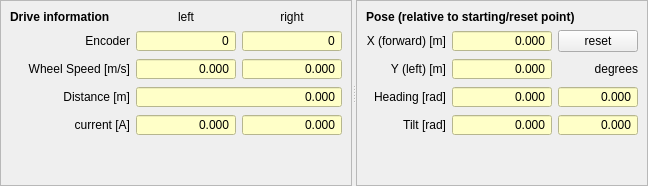
           <widget class="QSplitter" name="splitter_8">
            <property name="orientation">
             <enum>Qt::Horizontal</enum>
            </property>
            <widget class="QFrame" name="frame_9">
             <property name="frameShape">
              <enum>QFrame::StyledPanel</enum>
             </property>
             <property name="frameShadow">
              <enum>QFrame::Sunken</enum>
             </property>
             <layout class="QGridLayout" name="gridLayout_14">
              <item row="0" column="0">
               <widget class="QLabel" name="label_33">
                <property name="font">
                 <font>
                  <weight>75</weight>
                  <bold>true</bold>
                 </font>
                </property>
                <property name="text">
                 <string>Drive information</string>
                </property>
               </widget>
              </item>
              <item row="0" column="1">
               <widget class="QLabel" name="label_35">
                <property name="text">
                 <string>left</string>
                </property>
                <property name="alignment">
                 <set>Qt::AlignCenter</set>
                </property>
                <property name="buddy">
                 <cstring>robot_wheel_radius_left</cstring>
                </property>
               </widget>
              </item>
              <item row="0" column="2">
               <widget class="QLabel" name="label_34">
                <property name="text">
                 <string>right</string>
                </property>
                <property name="alignment">
                 <set>Qt::AlignCenter</set>
                </property>
                <property name="buddy">
                 <cstring>robot_wheel_radius_right</cstring>
                </property>
               </widget>
              </item>
              <item row="1" column="0">
               <widget class="QLabel" name="label_22">
                <property name="text">
                 <string>Encoder</string>
                </property>
                <property name="alignment">
                 <set>Qt::AlignRight|Qt::AlignTrailing|Qt::AlignVCenter</set>
                </property>
               </widget>
              </item>
              <item row="1" column="1">
               <widget class="QSpinBox" name="robot_enc_left">
                <property name="minimumSize">
                 <size>
                  <width>100</width>
                  <height>0</height>
                 </size>
                </property>
                <property name="styleSheet">
                 <string notr="true">background-color: rgb(255, 255, 200);</string>
                </property>
                <property name="alignment">
                 <set>Qt::AlignRight|Qt::AlignTrailing|Qt::AlignVCenter</set>
                </property>
                <property name="readOnly">
                 <bool>true</bool>
                </property>
                <property name="buttonSymbols">
                 <enum>QAbstractSpinBox::NoButtons</enum>
                </property>
                <property name="minimum">
                 <number>-2147483647</number>
                </property>
                <property name="maximum">
                 <number>2147483647</number>
                </property>
               </widget>
              </item>
              <item row="1" column="2">
               <widget class="QSpinBox" name="robot_enc_right">
                <property name="minimumSize">
                 <size>
                  <width>100</width>
                  <height>0</height>
                 </size>
                </property>
                <property name="styleSheet">
                 <string notr="true">background-color: rgb(255, 255, 200);</string>
                </property>
                <property name="alignment">
                 <set>Qt::AlignRight|Qt::AlignTrailing|Qt::AlignVCenter</set>
                </property>
                <property name="readOnly">
                 <bool>true</bool>
                </property>
                <property name="buttonSymbols">
                 <enum>QAbstractSpinBox::NoButtons</enum>
                </property>
                <property name="minimum">
                 <number>-2147483647</number>
                </property>
                <property name="maximum">
                 <number>2147483647</number>
                </property>
               </widget>
              </item>
              <item row="2" column="0">
               <widget class="QLabel" name="label_25">
                <property name="minimumSize">
                 <size>
                  <width>120</width>
                  <height>0</height>
                 </size>
                </property>
                <property name="text">
                 <string>Wheel Speed [m/s]</string>
                </property>
                <property name="alignment">
                 <set>Qt::AlignRight|Qt::AlignTrailing|Qt::AlignVCenter</set>
                </property>
                <property name="buddy">
                 <cstring>robot_wheel_vel_left</cstring>
                </property>
               </widget>
              </item>
              <item row="2" column="1">
               <widget class="QDoubleSpinBox" name="robot_wheel_vel_left">
                <property name="minimumSize">
                 <size>
                  <width>100</width>
                  <height>0</height>
                 </size>
                </property>
                <property name="styleSheet">
                 <string notr="true">background-color: rgb(255, 255, 200);</string>
                </property>
                <property name="locale">
                 <locale language="C" country="AnyCountry"/>
                </property>
                <property name="alignment">
                 <set>Qt::AlignRight|Qt::AlignTrailing|Qt::AlignVCenter</set>
                </property>
                <property name="readOnly">
                 <bool>true</bool>
                </property>
                <property name="buttonSymbols">
                 <enum>QAbstractSpinBox::NoButtons</enum>
                </property>
                <property name="decimals">
                 <number>3</number>
                </property>
                <property name="minimum">
                 <double>-100000.000000000000000</double>
                </property>
                <property name="maximum">
                 <double>100000.000000000000000</double>
                </property>
               </widget>
              </item>
              <item row="2" column="2">
               <widget class="QDoubleSpinBox" name="robot_wheel_vel_right">
                <property name="minimumSize">
                 <size>
                  <width>100</width>
                  <height>0</height>
                 </size>
                </property>
                <property name="styleSheet">
                 <string notr="true">background-color: rgb(255, 255, 200);</string>
                </property>
                <property name="locale">
                 <locale language="C" country="AnyCountry"/>
                </property>
                <property name="alignment">
                 <set>Qt::AlignRight|Qt::AlignTrailing|Qt::AlignVCenter</set>
                </property>
                <property name="readOnly">
                 <bool>true</bool>
                </property>
                <property name="buttonSymbols">
                 <enum>QAbstractSpinBox::NoButtons</enum>
                </property>
                <property name="decimals">
                 <number>3</number>
                </property>
                <property name="minimum">
                 <double>-100000.000000000000000</double>
                </property>
                <property name="maximum">
                 <double>100000.000000000000000</double>
                </property>
               </widget>
              </item>
              <item row="3" column="0">
               <widget class="QLabel" name="label_31">
                <property name="minimumSize">
                 <size>
                  <width>0</width>
                  <height>0</height>
                 </size>
                </property>
                <property name="text">
                 <string>Distance [m]</string>
                </property>
                <property name="alignment">
                 <set>Qt::AlignRight|Qt::AlignTrailing|Qt::AlignVCenter</set>
                </property>
               </widget>
              </item>
              <item row="3" column="1" colspan="2">
               <widget class="QDoubleSpinBox" name="robot_distance">
                <property name="styleSheet">
                 <string notr="true">background-color: rgb(255, 255, 200);</string>
                </property>
                <property name="locale">
                 <locale language="C" country="AnyCountry"/>
                </property>
                <property name="alignment">
                 <set>Qt::AlignRight|Qt::AlignTrailing|Qt::AlignVCenter</set>
                </property>
                <property name="readOnly">
                 <bool>true</bool>
                </property>
                <property name="buttonSymbols">
                 <enum>QAbstractSpinBox::NoButtons</enum>
                </property>
                <property name="decimals">
                 <number>3</number>
                </property>
                <property name="minimum">
                 <double>-999999.000000000000000</double>
                </property>
                <property name="maximum">
                 <double>999999.989999999990687</double>
                </property>
               </widget>
              </item>
              <item row="4" column="0">
               <widget class="QLabel" name="label_41">
                <property name="minimumSize">
                 <size>
                  <width>0</width>
                  <height>0</height>
                 </size>
                </property>
                <property name="text">
                 <string>current [A]</string>
                </property>
                <property name="alignment">
                 <set>Qt::AlignRight|Qt::AlignTrailing|Qt::AlignVCenter</set>
                </property>
               </widget>
              </item>
              <item row="4" column="1">
               <widget class="QDoubleSpinBox" name="robot_current_left">
                <property name="minimumSize">
                 <size>
                  <width>100</width>
                  <height>0</height>
                 </size>
                </property>
                <property name="styleSheet">
                 <string notr="true">background-color: rgb(255, 255, 200);</string>
                </property>
                <property name="locale">
                 <locale language="C" country="AnyCountry"/>
                </property>
                <property name="alignment">
                 <set>Qt::AlignRight|Qt::AlignTrailing|Qt::AlignVCenter</set>
                </property>
                <property name="readOnly">
                 <bool>true</bool>
                </property>
                <property name="buttonSymbols">
                 <enum>QAbstractSpinBox::NoButtons</enum>
                </property>
                <property name="decimals">
                 <number>3</number>
                </property>
                <property name="minimum">
                 <double>-100000.000000000000000</double>
                </property>
                <property name="maximum">
                 <double>100000.000000000000000</double>
                </property>
               </widget>
              </item>
              <item row="4" column="2">
               <widget class="QDoubleSpinBox" name="robot_current_right">
                <property name="minimumSize">
                 <size>
                  <width>100</width>
                  <height>0</height>
                 </size>
                </property>
                <property name="styleSheet">
                 <string notr="true">background-color: rgb(255, 255, 200);</string>
                </property>
                <property name="locale">
                 <locale language="C" country="AnyCountry"/>
                </property>
                <property name="alignment">
                 <set>Qt::AlignRight|Qt::AlignTrailing|Qt::AlignVCenter</set>
                </property>
                <property name="readOnly">
                 <bool>true</bool>
                </property>
                <property name="buttonSymbols">
                 <enum>QAbstractSpinBox::NoButtons</enum>
                </property>
                <property name="decimals">
                 <number>3</number>
                </property>
                <property name="minimum">
                 <double>-100000.000000000000000</double>
                </property>
                <property name="maximum">
                 <double>100000.000000000000000</double>
                </property>
               </widget>
              </item>
              <item row="5" column="1">
               <spacer name="verticalSpacer_8">
                <property name="orientation">
                 <enum>Qt::Vertical</enum>
                </property>
                <property name="sizeHint" stdset="0">
                 <size>
                  <width>20</width>
                  <height>40</height>
                 </size>
                </property>
               </spacer>
              </item>
             </layout>
            </widget>
            <widget class="QFrame" name="frame_3">
             <property name="sizePolicy">
              <sizepolicy hsizetype="Expanding" vsizetype="Minimum">
               <horstretch>0</horstretch>
               <verstretch>0</verstretch>
              </sizepolicy>
             </property>
             <property name="frameShape">
              <enum>QFrame::StyledPanel</enum>
             </property>
             <property name="frameShadow">
              <enum>QFrame::Sunken</enum>
             </property>
             <layout class="QGridLayout" name="gridLayout_4">
              <item row="1" column="2">
               <widget class="QPushButton" name="robot_pose_reset">
                <property name="toolTip">
                 <string notr="true">Reset robot pose and distance to 0.0</string>
                </property>
                <property name="text">
                 <string>reset</string>
                </property>
               </widget>
              </item>
              <item row="4" column="1">
               <widget class="QDoubleSpinBox" name="robot_tilt">
                <property name="styleSheet">
                 <string notr="true">background-color: rgb(255, 255, 200);</string>
                </property>
                <property name="locale">
                 <locale language="C" country="AnyCountry"/>
                </property>
                <property name="alignment">
                 <set>Qt::AlignRight|Qt::AlignTrailing|Qt::AlignVCenter</set>
                </property>
                <property name="readOnly">
                 <bool>true</bool>
                </property>
                <property name="buttonSymbols">
                 <enum>QAbstractSpinBox::NoButtons</enum>
                </property>
                <property name="decimals">
                 <number>3</number>
                </property>
                <property name="minimum">
                 <double>-999999.000000000000000</double>
                </property>
                <property name="maximum">
                 <double>999999.989999999990687</double>
                </property>
               </widget>
              </item>
              <item row="0" column="0" colspan="3">
               <widget class="QLabel" name="label_32">
                <property name="font">
                 <font>
                  <weight>75</weight>
                  <bold>true</bold>
                 </font>
                </property>
                <property name="text">
                 <string>Pose (relative to starting/reset point)</string>
                </property>
               </widget>
              </item>
              <item row="4" column="0">
               <widget class="QLabel" name="label_125">
                <property name="minimumSize">
                 <size>
                  <width>0</width>
                  <height>0</height>
                 </size>
                </property>
                <property name="text">
                 <string>Tilt [rad]</string>
                </property>
                <property name="alignment">
                 <set>Qt::AlignRight|Qt::AlignTrailing|Qt::AlignVCenter</set>
                </property>
               </widget>
              </item>
              <item row="1" column="1">
               <widget class="QDoubleSpinBox" name="robot_pose_x">
                <property name="minimumSize">
                 <size>
                  <width>100</width>
                  <height>0</height>
                 </size>
                </property>
                <property name="styleSheet">
                 <string notr="true">background-color: rgb(255, 255, 200);</string>
                </property>
                <property name="locale">
                 <locale language="C" country="AnyCountry"/>
                </property>
                <property name="alignment">
                 <set>Qt::AlignRight|Qt::AlignTrailing|Qt::AlignVCenter</set>
                </property>
                <property name="readOnly">
                 <bool>true</bool>
                </property>
                <property name="buttonSymbols">
                 <enum>QAbstractSpinBox::NoButtons</enum>
                </property>
                <property name="decimals">
                 <number>3</number>
                </property>
                <property name="minimum">
                 <double>-999999.000000000000000</double>
                </property>
                <property name="maximum">
                 <double>999999.989999999990687</double>
                </property>
               </widget>
              </item>
              <item row="3" column="2">
               <widget class="QDoubleSpinBox" name="robot_pose_h_2">
                <property name="styleSheet">
                 <string notr="true">background-color: rgb(255, 255, 200);</string>
                </property>
                <property name="locale">
                 <locale language="C" country="AnyCountry"/>
                </property>
                <property name="alignment">
                 <set>Qt::AlignRight|Qt::AlignTrailing|Qt::AlignVCenter</set>
                </property>
                <property name="readOnly">
                 <bool>true</bool>
                </property>
                <property name="buttonSymbols">
                 <enum>QAbstractSpinBox::NoButtons</enum>
                </property>
                <property name="decimals">
                 <number>3</number>
                </property>
                <property name="minimum">
                 <double>-999999.000000000000000</double>
                </property>
                <property name="maximum">
                 <double>999999.989999999990687</double>
                </property>
               </widget>
              </item>
              <item row="4" column="2">
               <widget class="QDoubleSpinBox" name="robot_tilt_2">
                <property name="styleSheet">
                 <string notr="true">background-color: rgb(255, 255, 200);</string>
                </property>
                <property name="locale">
                 <locale language="C" country="AnyCountry"/>
                </property>
                <property name="alignment">
                 <set>Qt::AlignRight|Qt::AlignTrailing|Qt::AlignVCenter</set>
                </property>
                <property name="readOnly">
                 <bool>true</bool>
                </property>
                <property name="buttonSymbols">
                 <enum>QAbstractSpinBox::NoButtons</enum>
                </property>
                <property name="decimals">
                 <number>3</number>
                </property>
                <property name="minimum">
                 <double>-999999.000000000000000</double>
                </property>
                <property name="maximum">
                 <double>999999.989999999990687</double>
                </property>
               </widget>
              </item>
              <item row="2" column="0">
               <widget class="QLabel" name="label_29">
                <property name="text">
                 <string>Y (left) [m]</string>
                </property>
                <property name="alignment">
                 <set>Qt::AlignRight|Qt::AlignTrailing|Qt::AlignVCenter</set>
                </property>
               </widget>
              </item>
              <item row="1" column="0">
               <widget class="QLabel" name="label_28">
                <property name="text">
                 <string>X (forward) [m]</string>
                </property>
                <property name="alignment">
                 <set>Qt::AlignRight|Qt::AlignTrailing|Qt::AlignVCenter</set>
                </property>
               </widget>
              </item>
              <item row="2" column="2">
               <widget class="QLabel" name="label_76">
                <property name="text">
                 <string>degrees</string>
                </property>
                <property name="alignment">
                 <set>Qt::AlignRight|Qt::AlignTrailing|Qt::AlignVCenter</set>
                </property>
               </widget>
              </item>
              <item row="3" column="1">
               <widget class="QDoubleSpinBox" name="robot_pose_h">
                <property name="styleSheet">
                 <string notr="true">background-color: rgb(255, 255, 200);</string>
                </property>
                <property name="locale">
                 <locale language="C" country="AnyCountry"/>
                </property>
                <property name="alignment">
                 <set>Qt::AlignRight|Qt::AlignTrailing|Qt::AlignVCenter</set>
                </property>
                <property name="readOnly">
                 <bool>true</bool>
                </property>
                <property name="buttonSymbols">
                 <enum>QAbstractSpinBox::NoButtons</enum>
                </property>
                <property name="decimals">
                 <number>3</number>
                </property>
                <property name="minimum">
                 <double>-999999.000000000000000</double>
                </property>
                <property name="maximum">
                 <double>999999.989999999990687</double>
                </property>
               </widget>
              </item>
              <item row="2" column="1">
               <widget class="QDoubleSpinBox" name="robot_pose_y">
                <property name="styleSheet">
                 <string notr="true">background-color: rgb(255, 255, 200);</string>
                </property>
                <property name="locale">
                 <locale language="C" country="AnyCountry"/>
                </property>
                <property name="alignment">
                 <set>Qt::AlignRight|Qt::AlignTrailing|Qt::AlignVCenter</set>
                </property>
                <property name="readOnly">
                 <bool>true</bool>
                </property>
                <property name="buttonSymbols">
                 <enum>QAbstractSpinBox::NoButtons</enum>
                </property>
                <property name="decimals">
                 <number>3</number>
                </property>
                <property name="minimum">
                 <double>-999999.000000000000000</double>
                </property>
                <property name="maximum">
                 <double>999999.989999999990687</double>
                </property>
               </widget>
              </item>
              <item row="3" column="0">
               <widget class="QLabel" name="label_30">
                <property name="text">
                 <string>Heading [rad]</string>
                </property>
                <property name="alignment">
                 <set>Qt::AlignRight|Qt::AlignTrailing|Qt::AlignVCenter</set>
                </property>
               </widget>
              </item>
              <item row="5" column="1">
               <spacer name="verticalSpacer_3">
                <property name="orientation">
                 <enum>Qt::Vertical</enum>
                </property>
                <property name="sizeHint" stdset="0">
                 <size>
                  <width>20</width>
                  <height>40</height>
                 </size>
                </property>
               </spacer>
              </item>
             </layout>
            </widget>
           </widget>
